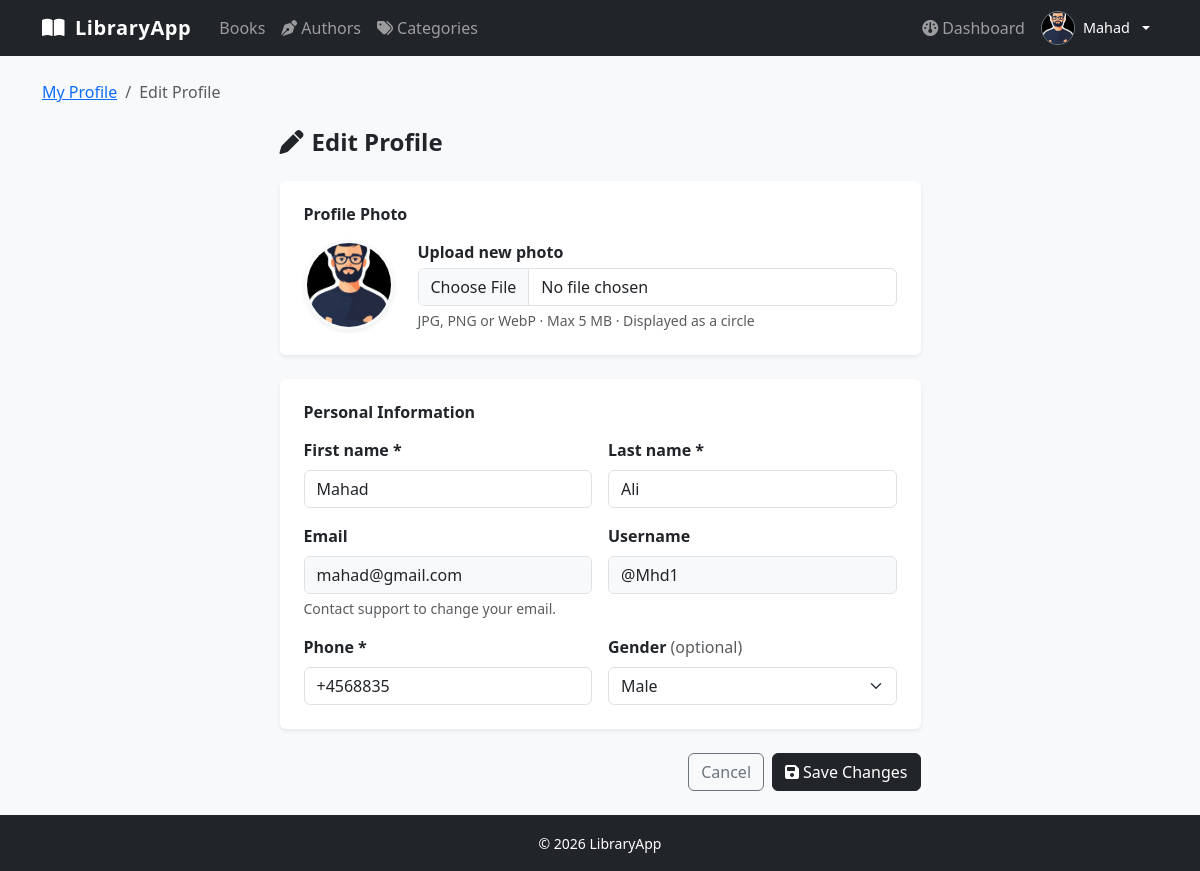
/profile/edit/ (signed in), run on the app's committed database.
### library/models.py (models this page shows, shortened)
class Account(AbstractUser):
    GENDER_CHOICES = [
        ("male",   "Male"),
        ("female", "Female"),
    ]
    email     = models.EmailField(unique=True)
    phone     = models.CharField(max_length=50)
    gender    = models.CharField(max_length=50, choices=GENDER_CHOICES, null=True, blank=True)
    is_member = models.BooleanField(default=False)
    avatar    = models.ImageField(upload_to="avatars/", default="avatars/avatar.jpg")
    USERNAME_FIELD  = "email"
    REQUIRED_FIELDS = ["username"]
    class Meta:
        db_table = "account"

### library/views.py (the view, shortened to what this page needs)
# urls.py: path("profile/edit/", views.profile_edit_view, name="profile_edit"),
@login_required
@require_http_methods(["GET", "POST"])
def profile_edit_view(request):
    user = request.user
    return render(request, "member/profile_edit.html")

### library/templates/member/profile_edit.html (shortened to what this page needs)
{% extends "layout.html" %}
{% block content %}
<nav aria-label="breadcrumb" class="mb-4">
  <ol class="breadcrumb">
    <li class="breadcrumb-item"><a href="{% url 'library:profile' %}">My Profile</a></li>
    <li class="breadcrumb-item active">Edit Profile</li>
  </ol>
</nav>
<div class="row justify-content-center">
  <div class="col-lg-7">
    <h4 class="fw-bold mb-4"><i class="fa-solid fa-pen me-2"></i>Edit Profile</h4>
    <form id="profileForm"
          method="post"
          action="{% url 'library:profile_edit' %}"
          enctype="multipart/form-data"
          novalidate>
      <div class="card border-0 shadow-sm mb-4">
        <div class="card-body p-4">
          <h6 class="fw-semibold mb-3">Profile Photo</h6>
          <div class="d-flex align-items-center gap-4 flex-wrap">
            {% if user.avatar %}
              <img id="avatarPreview"
                   src="{{ user.avatar.url }}"
                   alt="Avatar preview"
                   class="rounded-circle border border-3 border-light shadow-sm"
                   style="width:90px;height:90px;object-fit:cover"/>
            {% endif %}
            <div class="flex-grow-1">
              <label for="avatar" class="form-label fw-semibold mb-1">Upload new photo</label>
              <input type="file"
                     class="form-control"
                     id="avatar"
                     name="avatar"
                     accept="image/jpeg,image/png,image/webp,image/gif"
                     data-preview="#avatarPreview"/>
              <div class="form-text">JPG, PNG or WebP · Max 5 MB · Displayed as a circle</div>
            </div>
          </div>
        </div>
      </div>
      <div class="card border-0 shadow-sm mb-4">
        <div class="card-body p-4">
          <h6 class="fw-semibold mb-3">Personal Information</h6>
          <div class="row g-3">
            <div class="col-md-6">
              <label for="first_name" class="form-label fw-semibold">First name *</label>
              <input type="text"
                     class="form-control"
                     id="first_name"
                     name="first_name"
                     value="{{ user.first_name }}"
                     placeholder="Jane"
                     required/>
            </div>
            <div class="col-md-6">
              <label for="last_name" class="form-label fw-semibold">Last name *</label>
              <input type="text"
                     class="form-control"
                     id="last_name"
                     name="last_name"
                     value="{{ user.last_name }}"
                     placeholder="Smith"
                     required/>
            </div>
            <div class="col-md-6">
              <label class="form-label fw-semibold">Email</label>
              <input type="email"
                     class="form-control bg-light"
                     value="{{ user.email }}"
                     disabled
                     title="Email cannot be changed"/>
              <div class="form-text">Contact support to change your email.</div>
            </div>
            <div class="col-md-6">
              <label class="form-label fw-semibold">Username</label>
              <input type="text"
                     class="form-control bg-light"
                     value="@{{ user.username }}"
                     disabled
                     title="Username cannot be changed"/>
            </div>
            <div class="col-md-6">
              <label for="phone" class="form-label fw-semibold">Phone *</label>
              <input type="tel"
                     class="form-control"
                     id="phone"
                     name="phone"
                     value="{{ user.phone }}"
                     placeholder="+1 234 567 8900"
                     required/>
            </div>
            <div class="col-md-6">
              <label for="gender" class="form-label fw-semibold">
                Gender <span class="text-muted fw-normal">(optional)</span>
              </label>
              <select class="form-select" id="gender" name="gender">
                <option value="male"   {% if user.gender == "male"   %}selected{% endif %}>Male</option>
              </select>
            </div>
          </div>
        </div>
      </div>
      <div class="d-flex gap-2 justify-content-end">
        <a href="{% url 'library:profile' %}" class="btn btn-outline-secondary">
          Cancel
        </a>
        <button type="submit" class="btn btn-dark" id="saveProfileBtn">
          <i class="fa-solid fa-floppy-disk me-1"></i>Save Changes
        </button>
      </div>
    </form>
  </div>
</div>
{% endblock %}

### library/templates/layout.html (shortened to what this page needs)
{% load static %}
<!DOCTYPE html>
<html lang="en">
<head>
  <link href="https://cdn.jsdelivr.net/npm/bootstrap@5.3.3/dist/css/bootstrap.min.css" rel="stylesheet"/>
  <link href="https://cdnjs.cloudflare.com/ajax/libs/font-awesome/6.5.0/css/all.min.css" rel="stylesheet"/>
  <link href="https://cdnjs.cloudflare.com/ajax/libs/nprogress/0.2.0/nprogress.min.css" rel="stylesheet"/>
</head>
<body>
<nav class="navbar navbar-expand-lg navbar-dark bg-dark">
  <div class="container">
    <a class="navbar-brand" href="{% url 'library:book_list' %}">
      <i class="fa-solid fa-book-open me-1"></i> LibraryApp
    </a>
    <div class="collapse navbar-collapse" id="mainNav">
      <ul class="navbar-nav me-auto">
        <li class="nav-item"><a class="nav-link" href="{% url 'library:book_list' %}">Books</a></li>
        <li class="nav-item"><a class="nav-link" href="{% url 'library:author_list' %}"><i class="fa-solid fa-pen-nib me-1"></i>Authors</a></li>
        <li class="nav-item"><a class="nav-link" href="{% url 'library:category_list' %}"><i class="fa-solid fa-tags me-1"></i>Categories</a></li>
      </ul>
      <ul class="navbar-nav ms-auto align-items-center">
        {% if user.is_authenticated %}
          {% if user.is_staff %}
            <li class="nav-item">
              <a class="nav-link" href="{% url 'library:admin_dashboard' %}">
                <i class="fa-solid fa-gauge me-1"></i>Admin Panel
              </a>
            </li>
          {% else %}
            <li class="nav-item">
              <a class="nav-link" href="{% url 'library:dashboard' %}">
                <i class="fa-solid fa-gauge me-1"></i>Dashboard
              </a>
            </li>
          {% endif %}
          <li class="nav-item dropdown ms-2">
            <a class="nav-link dropdown-toggle d-flex align-items-center gap-2 p-0 pe-2"
               href="#" id="userDropdown" role="button"
               data-bs-toggle="dropdown" aria-expanded="false">
              {% if user.avatar %}
                <img src="{{ user.avatar.url }}"
                     alt="{{ user.get_full_name }}"
                     class="rounded-circle border border-secondary"
                     style="width:34px;height:34px;object-fit:cover"/>
              {% else %}
                <div class="rounded-circle bg-secondary d-flex align-items-center justify-content-center border border-secondary"
                     style="width:34px;height:34px;font-size:.85rem;font-weight:700;color:#fff">
                  {{ user.first_name|first|upper }}
                </div>
              {% endif %}
              <span class="d-none d-lg-inline text-white" style="font-size:.9rem">
                {{ user.first_name }}
              </span>
            </a>
          </li>
        {% endif %}
      </ul>
    </div>
  </div>
</nav>
<main class="container py-4">
  {% block content %}{% endblock %}
</main>
<footer class="bg-dark text-white text-center py-3 mt-auto">
  <small>&copy; {% now "Y" %} LibraryApp</small>
</footer>
</body>
</html>

### library/templates/layout.html (style rules this page uses)
body { background: #f8f9fa; display: flex; flex-direction: column; min-height: 100vh; }
main { animation: pageFadeIn .25s ease forwards; }
main { flex: 1; }
.navbar-brand { font-weight: 700; letter-spacing: .03em; }

### data on the page
Account: avatar (picture), first_name "Mahad", last_name "Ali", email "mahad@gmail.com", username "@Mhd1", phone "+4568835", gender "Male"
